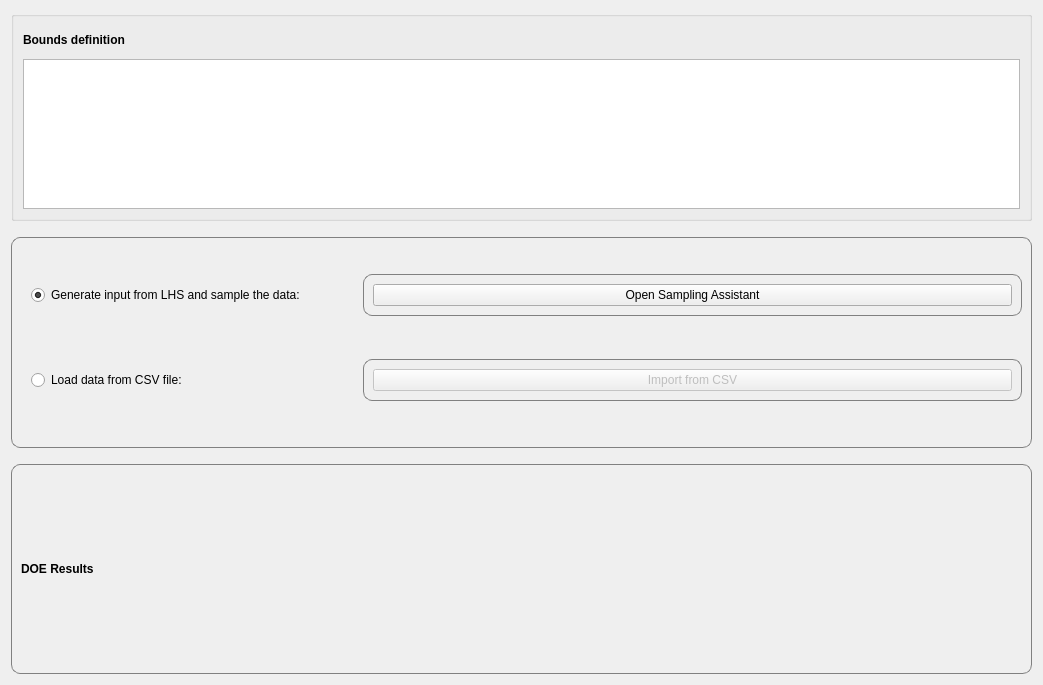
<?xml version="1.0" encoding="UTF-8"?>
<ui version="4.0">
 <class>Form</class>
 <widget class="QWidget" name="Form">
  <property name="geometry">
   <rect>
    <x>0</x>
    <y>0</y>
    <width>1043</width>
    <height>685</height>
   </rect>
  </property>
  <property name="windowTitle">
   <string>Form</string>
  </property>
  <layout class="QGridLayout" name="gridLayout">
   <item row="4" column="0">
    <widget class="QGroupBox" name="groupBox_4">
     <property name="styleSheet">
      <string notr="true">QGroupBox {
    border: 1px solid gray;
    border-radius: 9px;
	font-weight: bold;
}

QGroupBox::title {
    subcontrol-origin: margin;
    left: 10px;
    top: 5px;
    padding: 0 3px 0 3px;
}</string>
     </property>
     <property name="title">
      <string/>
     </property>
     <layout class="QGridLayout" name="gridLayout_9">
      <item row="0" column="0">
       <widget class="QLabel" name="label_17">
        <property name="font">
         <font>
          <weight>75</weight>
          <bold>true</bold>
         </font>
        </property>
        <property name="text">
         <string>DOE Results</string>
        </property>
       </widget>
      </item>
     </layout>
    </widget>
   </item>
   <item row="2" column="0">
    <widget class="QGroupBox" name="groupBox_3">
     <property name="styleSheet">
      <string notr="true">QGroupBox {
    border: 1px solid gray;
    border-radius: 9px;
	font-weight: bold;
}

QGroupBox::title {
    subcontrol-origin: margin;
    left: 10px;
    top: 5px;
    padding: 0 3px 0 3px;
}</string>
     </property>
     <property name="title">
      <string/>
     </property>
     <layout class="QGridLayout" name="gridLayout_6">
      <item row="0" column="2" colspan="2">
       <widget class="QGroupBox" name="groupBox_6">
        <property name="enabled">
         <bool>true</bool>
        </property>
        <property name="title">
         <string/>
        </property>
        <layout class="QHBoxLayout" name="horizontalLayout_2">
         <item>
          <widget class="QPushButton" name="openSamplerPushButton">
           <property name="text">
            <string>Open Sampling Assistant</string>
           </property>
          </widget>
         </item>
        </layout>
       </widget>
      </item>
      <item row="2" column="2" colspan="2">
       <widget class="QGroupBox" name="groupBox">
        <property name="enabled">
         <bool>false</bool>
        </property>
        <property name="title">
         <string/>
        </property>
        <layout class="QGridLayout" name="gridLayout_2">
         <item row="0" column="0">
          <widget class="QPushButton" name="csvImportPushButton">
           <property name="text">
            <string>Import from CSV</string>
           </property>
          </widget>
         </item>
        </layout>
       </widget>
      </item>
      <item row="2" column="1">
       <widget class="QRadioButton" name="csvEditorRadioButton">
        <property name="text">
         <string>Load data from CSV file:</string>
        </property>
        <property name="checked">
         <bool>false</bool>
        </property>
       </widget>
      </item>
      <item row="0" column="1">
       <widget class="QRadioButton" name="samplingAssistantRadioButton">
        <property name="text">
         <string>Generate input from LHS and sample the data:</string>
        </property>
        <property name="checked">
         <bool>true</bool>
        </property>
       </widget>
      </item>
      <item row="0" column="0">
       <spacer name="horizontalSpacer_7">
        <property name="orientation">
         <enum>Qt::Horizontal</enum>
        </property>
        <property name="sizeType">
         <enum>QSizePolicy::Fixed</enum>
        </property>
        <property name="sizeHint" stdset="0">
         <size>
          <width>10</width>
          <height>20</height>
         </size>
        </property>
       </spacer>
      </item>
      <item row="3" column="1">
       <spacer name="verticalSpacer_4">
        <property name="orientation">
         <enum>Qt::Vertical</enum>
        </property>
        <property name="sizeType">
         <enum>QSizePolicy::Maximum</enum>
        </property>
        <property name="sizeHint" stdset="0">
         <size>
          <width>20</width>
          <height>10</height>
         </size>
        </property>
       </spacer>
      </item>
      <item row="1" column="1">
       <spacer name="verticalSpacer_5">
        <property name="orientation">
         <enum>Qt::Vertical</enum>
        </property>
        <property name="sizeType">
         <enum>QSizePolicy::Fixed</enum>
        </property>
        <property name="sizeHint" stdset="0">
         <size>
          <width>20</width>
          <height>10</height>
         </size>
        </property>
       </spacer>
      </item>
     </layout>
    </widget>
   </item>
   <item row="0" column="0">
    <widget class="QGroupBox" name="groupBox_2">
     <property name="title">
      <string/>
     </property>
     <layout class="QGridLayout" name="gridLayout_3">
      <item row="0" column="0">
       <widget class="QLabel" name="label">
        <property name="font">
         <font>
          <weight>75</weight>
          <bold>true</bold>
         </font>
        </property>
        <property name="styleSheet">
         <string notr="true">QGroupBox {
    border: 1px solid gray;
    border-radius: 9px;
	font-weight: bold;
}

QGroupBox::title {
    subcontrol-origin: margin;
    left: 10px;
    top: 5px;
    padding: 0 3px 0 3px;
}</string>
        </property>
        <property name="text">
         <string>Bounds definition</string>
        </property>
       </widget>
      </item>
      <item row="1" column="0">
       <widget class="QTableView" name="tableViewInputVariables">
        <property name="sizePolicy">
         <sizepolicy hsizetype="Expanding" vsizetype="Maximum">
          <horstretch>0</horstretch>
          <verstretch>0</verstretch>
         </sizepolicy>
        </property>
        <property name="maximumSize">
         <size>
          <width>16777215</width>
          <height>150</height>
         </size>
        </property>
       </widget>
      </item>
     </layout>
    </widget>
   </item>
   <item row="1" column="0">
    <spacer name="verticalSpacer">
     <property name="orientation">
      <enum>Qt::Vertical</enum>
     </property>
     <property name="sizeType">
      <enum>QSizePolicy::Fixed</enum>
     </property>
     <property name="sizeHint" stdset="0">
      <size>
       <width>20</width>
       <height>10</height>
      </size>
     </property>
    </spacer>
   </item>
   <item row="3" column="0">
    <spacer name="verticalSpacer_8">
     <property name="orientation">
      <enum>Qt::Vertical</enum>
     </property>
     <property name="sizeType">
      <enum>QSizePolicy::Fixed</enum>
     </property>
     <property name="sizeHint" stdset="0">
      <size>
       <width>20</width>
       <height>10</height>
      </size>
     </property>
    </spacer>
   </item>
  </layout>
 </widget>
 <resources>
  <include location="../../resources/icons.qrc"/>
 </resources>
 <connections>
  <connection>
   <sender>samplingAssistantRadioButton</sender>
   <signal>toggled(bool)</signal>
   <receiver>groupBox_6</receiver>
   <slot>setEnabled(bool)</slot>
   <hints>
    <hint type="sourcelabel">
     <x>267</x>
     <y>284</y>
    </hint>
    <hint type="destinationlabel">
     <x>373</x>
     <y>268</y>
    </hint>
   </hints>
  </connection>
  <connection>
   <sender>csvEditorRadioButton</sender>
   <signal>toggled(bool)</signal>
   <receiver>groupBox</receiver>
   <slot>setEnabled(bool)</slot>
   <hints>
    <hint type="sourcelabel">
     <x>149</x>
     <y>351</y>
    </hint>
    <hint type="destinationlabel">
     <x>384</x>
     <y>335</y>
    </hint>
   </hints>
  </connection>
 </connections>
</ui>
